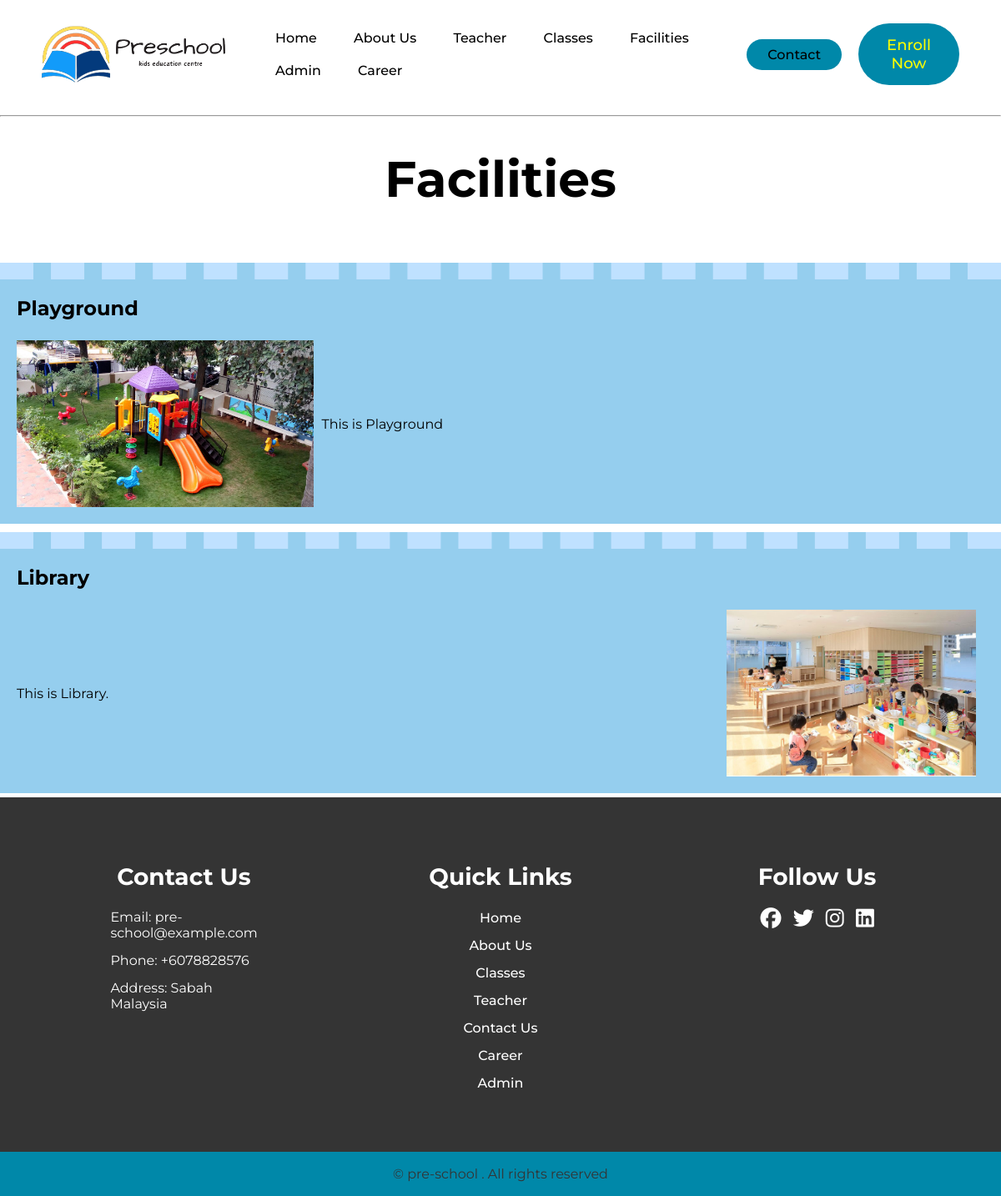
Screenshot of /facilities.php with the database file from the repository.
### tables this page shows
CREATE TABLE `facilities` (
  `faci_id` int(11) NOT NULL,
  `faci_name` varchar(120) DEFAULT NULL,
  `faci_photo` varchar(120) DEFAULT NULL,
  `faci_desc` text DEFAULT NULL
);

CREATE TABLE `footer` (
  `ft_id` int(11) NOT NULL,
  `email` varchar(120) DEFAULT NULL,
  `phoneNumber` varchar(120) DEFAULT NULL,
  `address` varchar(120) DEFAULT NULL
);

### facilities.php (the view, shortened to what this page needs)
<?php
include("config.php");
?>
<!DOCTYPE html>
<html lang="en">
  <head>
    <link rel="stylesheet" href="css/facilities.css" />
  </head>
  <body>
        <?php include('header.php');?>
        <hr></hr>
    <div class="head">
      <h2>Facilities</h2>
    </div>
 <?php
        $sql = "SELECT * FROM facilities";
        $result = mysqli_query($conn,$sql);
        while($row = mysqli_fetch_assoc($result)){
           ?>
<div class="word">
<div class="row">
      <div class="leftcolumn">
        <div class="card">
          <h2><?php echo $row['faci_name']?></h2>
          <div class="image-container1">
            <img src="facility/img/<?php echo $row['faci_photo']?>" alt="Real Image" class="realimg" />
            <p class="right"><?php echo $row['faci_desc']?></p>
          </div>
        </div>
        <?php $row = mysqli_fetch_assoc($result);
        if($row){
            ?>
        <div class="card">
          <h2><?php echo $row['faci_name']?></h2>
          <div class="image-container2">
            <img src="facility/img/<?php echo $row['faci_photo']?>" alt="Real Image" class="realimg" />
            <p class="left"><?php echo $row['faci_desc']?></p>
         </div>
        </div>
      </div>
    </div>
</div>
       <?php }
        }
?>
 <?php include('footer.php');?>
  </body>
</html>

### footer.php (shortened to what this page needs)
<?php
include("config.php");
?>
<head>
    <link rel="stylesheet" type="text/css" href="css/footer.css">
</head>
    <footer>
        <?php
        $sql = "SELECT * FROM footer";
        $result = mysqli_query($conn,$sql);
    while($data=mysqli_fetch_array($result)){
        ?>
        <div class="footer-container">
            <div class="footer-content">
                <h3>Contact Us</h3>
                <p>Email: <?php echo $data['email']?></p>
                <p>Phone: <?php echo $data['phoneNumber']?></p>
                <p>Address: <?php echo $data['address']?></p>
            </div>
            <div class="footer-content">
                <h3>Quick Links</h3>
                <ul class="list">
                    <li><a href="index.php">Home</a></li>
                    <li><a href="aboutus.php">About Us</a></li>
                    <li><a href="classes.php">Classes</a></li>
                    <li><a href="teacher.php">Teacher</a></li>
                    <li><a href="contact.php">Contact Us</a></li>
                    <li><a href="application.php">Career</a></li>
                    <li><a href="admin.php">Admin</a></li>
                </ul>
            </div>
            <div class="footer-content">
                <h3>Follow Us</h3>
                <ul class="social-icons">
                    <li><a href=""><i class="fab fa-facebook"></i></a></li>
                    <li><a href=""><i class="fab fa-twitter"></i></a></li>
                    <li><a href=""><i class="fab fa-instagram"></i></a></li>
                    <li><a href=""><i class="fab fa-linkedin"></i></a></li>
                </ul>
            </div>
        </div>
        <div class="bottom-bar">
            <p>&copy; pre-school . All rights reserved</p>
        </div>
    <?php } ?>
    </footer>

### css/facilities.css (style rules this page uses)
body, div, p { box-sizing: border-box; }
body { font-family: Montserrat; padding: 20px; background: #f1f1f1; }
h2 { margin: 0vh 0 3vh 0; }
.word p, h2 { color: black; }
.head { padding: 30px; font-size: 40px; text-align: center; background: white; }
.leftcolumn { float: left; width: 100%; }
.card { background-color: #95ceee; padding: 20px; margin-top: 10px; border-top: 20px dashed #bfe1ff; margin-bottom: 5px; }
.row:after { content: ""; display: table; clear: both; }
.image-container1 { display: flex; flex-direction: row; justify-content: flex-start; align-items: center; }
.image-container2 { display: flex; flex-direction: row; justify-content: space-between; align-items: center; }
.realimg { height: 200px; margin-right: 10px; }
.right { order: 1; }
.left { order: -2; }

### css/style.css (style rules this page uses)
body { box-sizing: border-box; margin: 0; padding: 0; background-color: #ffffff; }
li, a, button { font-family: "Montserrat", sans-serif; font-weight: 500; font-size: 16px; color: #000000; text-decoration: none; }

### css/footer.css (style rules this page uses)
body { margin: 0; padding: 0; font-family: "Montserrat", sans-serif; font-size: 16px; color: white; }
footer { background: #343434; padding-top: 50px; }
.footer-container { width: 1140px; margin: auto; display: flex; justify-content: center; }
.footer-content { width: 33.3%; }
h3 { font-size: 28px; margin-bottom: 15px; text-align: center; }
.footer-content p { width: 190px; margin: auto; padding: 7px; }
.footer-content ul { text-align: center; }
.list { padding: 0; }
.list a { color: white; }
.list li { width: auto; text-align: center; list-style-type: none; padding: 7px; position: relative; }
.list li::before { content: ""; position: absolute; transform: translate(-50%, -50%); left: 50%; top: 100%; width: 0; height: 2px; background: #0088a9; transition-duration: 0.5s; }
.social-icons { text-align: center; padding: 0; }
.social-icons li { display: inline-block; text-align: center; padding: 5px; }
.social-icons i { color: white; font-size: 25px; }
a { text-decoration: none; }
.bottom-bar { background: rgba(0, 136, 169, 1); text-align: center; padding: 10px 0; margin-top: 50px; }
.bottom-bar p { color: #343434; margin: 0; font-size: 16px; padding: 7px; }

### rows the page displays
facilities: faci_name "Playground", faci_photo (picture), faci_desc "This is Playground", facilities.faci_name "Library", facilities.faci_photo (picture), facilities.faci_desc "This is Library."
footer: email "pre-school@example.com", phoneNumber "+6078828576", address "Sabah Malaysia"
